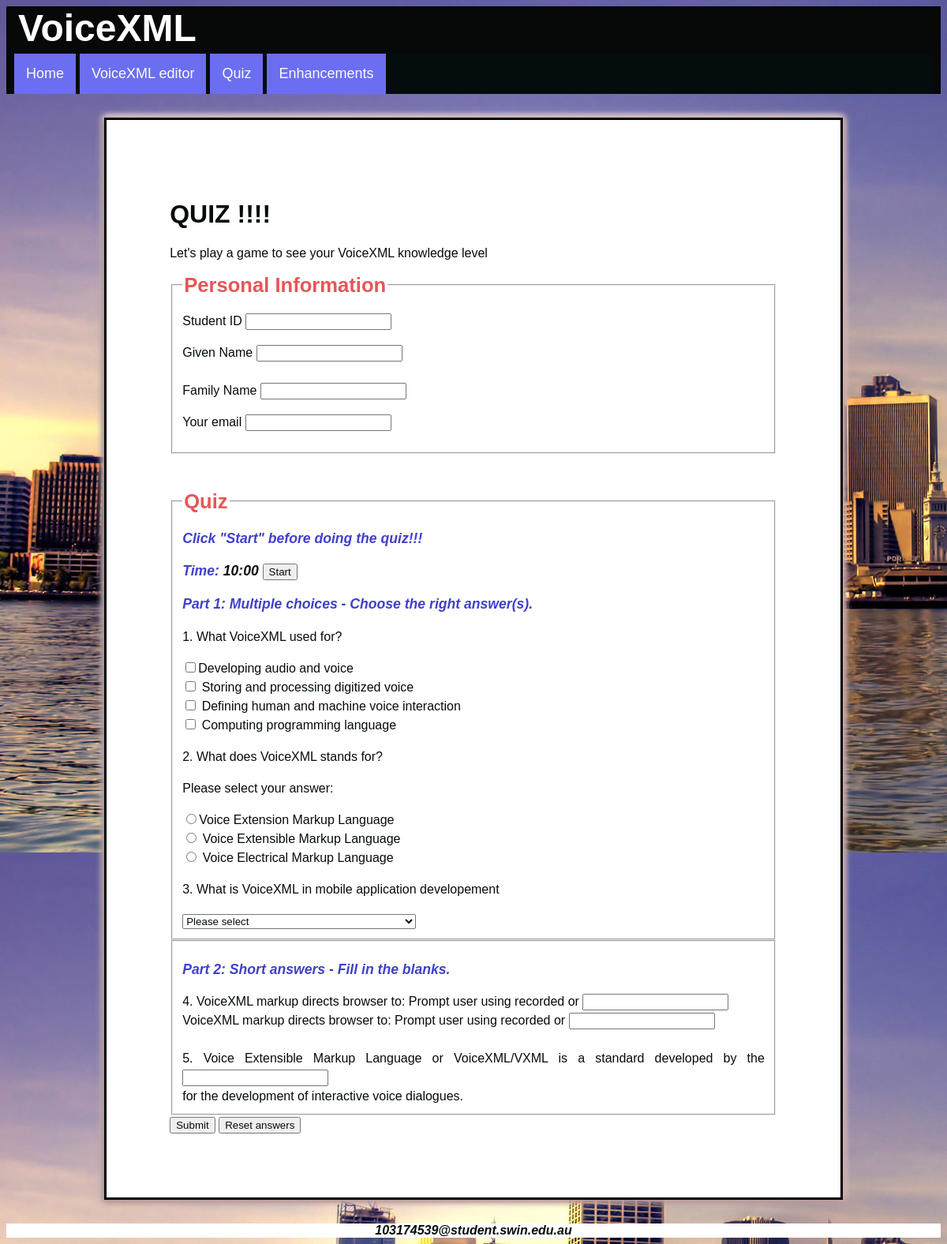
Screenshot of /quiz.php with the database file from the repository.
### tables this page shows
CREATE TABLE `quizs` (
  `id` int(11) NOT NULL AUTO_INCREMENT,
  `content` text NOT NULL,
  `answers` text NOT NULL,
  `correct_answer` text NOT NULL,
  `score` int(4) NOT NULL DEFAULT '0',
  `display_order` int(11) DEFAULT '0',
  `question_type` varchar(255) NOT NULL,
  PRIMARY KEY (`id`)
);

### quiz.php (the view, shortened to what this page needs)
<?php
include_once "connect-to-sql.php";
$sql = "SELECT * FROM quizs ORDER BY display_order ASC";
$result = $connection->query($sql);
$rows_part_1 = array();
$rows_part_2 = array();
$pattern = "__________";
while ($row = $result->fetch_assoc()) {
  $answer = "";
  if ($row['question_type'] == 1) {
    $content = '<p class="bold">' . $row['content'] . '</p> <p>Please select your answer:</p>';
    $temp_answers = explode($pattern, $row['answers']);
    for ($i = 0; $i < count($temp_answers); $i++) {
      $answer = $answer . ' <input type="radio" name="' . 0 . '" id="' . $row['id'] . '" value="' . trim($temp_answers[$i]) . '" required="required" /><label>' . $temp_answers[$i] . '</label><br />';
    }
  } else if ($row['question_type'] == 2) {
    $content = '<p class="bold">' . $row['content'] . '</p>';
    $temp_answers = explode($pattern, $row['answers']);
    for ($i = 0; $i < count($temp_answers); $i++) {
      $answer = $answer . ' <input type="checkbox" name="' . $i . '" id="' . $row['id'] . '" value="' . trim($temp_answers[$i]) . '" /><label>' . $temp_answers[$i] . '</label><br />';
    }
  } else if ($row['question_type'] == 3) {
    $content = '<p class="bold">' . $row['content'] . '</p>';
    $answer = $answer . '<select name="0" id="' . $row['id'] . '" required="required"> <option value="">Please select</option>';
    $temp_answers = explode($pattern, $row['answers']);
    for ($i = 0; $i < count($temp_answers); $i++) {
      $answer = $answer . ' <option value="' . $temp_answers[$i] . '">' . $temp_answers[$i] . ' </option>';
    }
    $answer = $answer . ' </select>';
  } else if ($row['question_type'] == 4) {
    $content = "";
    $arr_content = explode(" ", $row['content']);
    $j = 0;
    for ($i = 0; $i < count($arr_content); $i++) {
      if ($arr_content[$i] == $pattern) {
        $arr_content[$i] = ' <input type="text" name="' . $j . '" id="' . $row['id'] . '" required="required" /> <br />';
        $j = $j + 1;
      }
      $content = $content . " " . $arr_content[$i];
    }
    $content = $content . " <br />";
  }
  if ($row['question_type'] == 4) {
    $rows_part_2[] = array(
      'id' => $row['id'],
      'content'  => $content,
      'answers'  => $answer
    );
  } else {
    $rows_part_1[] = array(
      'id' => $row['id'],
      'content'  => $content,
      'answers'  => $answer
    );
  }
}
?>
<!DOCTYPE html>
<html lang="en">
<head>
<?php include 'header.inc'; ?>
</head>
<body>
<?php include 'menu.inc'; ?>
  <div class="fieldset">
    <form name="myForm" onsubmit="return validateMyForm();">
      <h2 class="QUIZ">QUIZ !!!!</h2>
      <p>Let's play a game to see your VoiceXML knowledge level</p>
      <fieldset>
        <legend class="light_red">Personal Information</legend>
        <p>
          <label for="id">Student ID </label>
          <input type="text" name="student id" id="id" required="required" pattern="[0-9]{7,10}" title="ID must contain between 7 and 10 digits" />
        </p>
        <p>
          <label for="givenname">Given Name</label>
          <input type="text" name="given name" id="givenname" required="required" pattern="[A-Za-z\s_-]{1,30}" title="Maximum 30 characters and alphabet only" />
          <br />
          <br />
          <label for="familyname">Family Name</label>
          <input type="text" name="family name" id="familyname" required="required" pattern="[A-Za-z\s_-]{1,30}" title="Maximum 30 characters and alphabet only" />
        </p>
        <p>
          <label for="email">Your email </label>
          <input type="email" name="email" id="email" required="required" pattern="[a-z0-9._%+-]+@[a-z0-9.-]+\.[a-z]{2,}$" title="characters@characters.domain" />
        </p>
      </fieldset>
      <br />
      <br />
      <fieldset>
        <legend class="light_red">Quiz</legend>
        <p class="light_blue">Click "Start" before doing the quiz!!!</p>
        <p class="light_blue">
          Time: <span id="timer"> 10:00 </span>
          <button id="start">Start</button>
        </p>
        <p class="light_blue">
          Part 1: Multiple choices - Choose the right answer(s).
        </p>
        <?php
        foreach ($rows_part_1 as $row) {
        ?>
          <div id="q1">
            <?php echo $row['content']; ?>
            <?php echo $row['answers']; ?>
          </div>
        <?php
        }
        ?>
      </fieldset>
      <fieldset>
        <p class="light_blue">Part 2: Short answers - Fill in the blanks.</p>
        <?php
        foreach ($rows_part_2 as $row) {
        ?>
          <div id="q1">
            <?php echo $row['content']; ?>
          </div>
        <?php
        }
        ?>
      </fieldset>
      <button id="btn-submit">Submit</button>
      <input type="reset" value="Reset answers" />
    </form>
  </div>
  <footer>
  <?php include 'footer.inc'; ?>
  </footer>
</body>
</html>

### styles/style.css (style rules this page uses)
* { font-family: Arial, Helvetica, sans-serif; }
* { color: #060c0c; text-align: justify; }
body { z-index: -1; background-image: url(images/BG.webp); text-align: center; }
footer { text-align: center; text-decoration: none; background-color: white; font-family: "Bahnschrift SemiBold"; max-width: 100%; }
.fieldset { line-height: 1.5em; z-index: -1; width: 65%; margin: auto; background-color: white; padding: 80px; margin-top: 30px; margin-bottom: 30px; border: 3px solid black; box-shadow: 2px 2px 8px #c7a3a3, -2px 2px 8px #867373, 2px -2px 8px #f8dede, -2px -2px 8px #f3ebeb; }
.QUIZ { font-size: 2em; }
.light_red { font-weight: bold; color: rgba(228, 84, 84, 0.979); font-size: 1.6em; }
.light_blue { font-weight: bold; color: rgb(64, 64, 204); font-size: 1.1em; font-style: italic; }

### rows the page displays
quizs: content "1. What VoiceXML used for?", answers "Developing audio and voice Storing and processing digitized voice Defining human and machine voice interaction Computing programming language"
quizs: content "2. What does VoiceXML stands for?", answers "Voice Extension Markup Language Voice Extensible Markup Language Voice Electrical Markup Language"
quizs: content "3. What is VoiceXML in mobile application developement"
quizs: content "4. VoiceXML markup directs browser to: Prompt user using recorded or VoiceXML markup directs browser to: Prompt user using recorded or"
quizs: content "5. Voice Extensible Markup Language or VoiceXML/VXML is a standard developed by the for the development of interactive voice dialogues."
